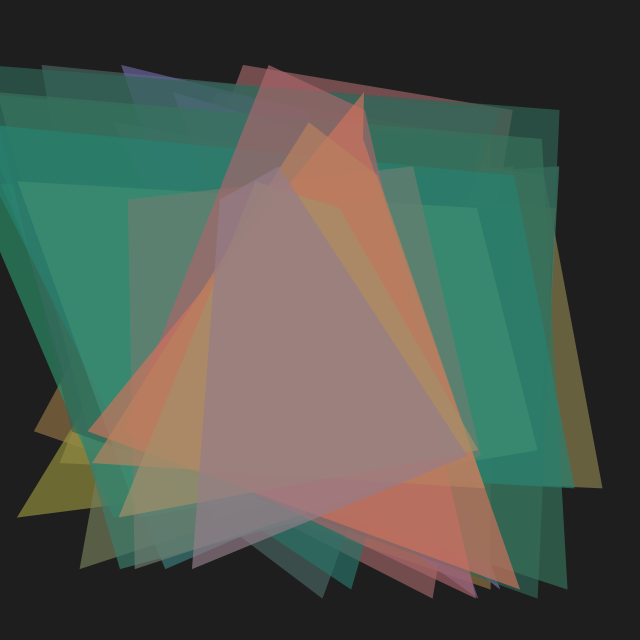
Frame 1 (no input)
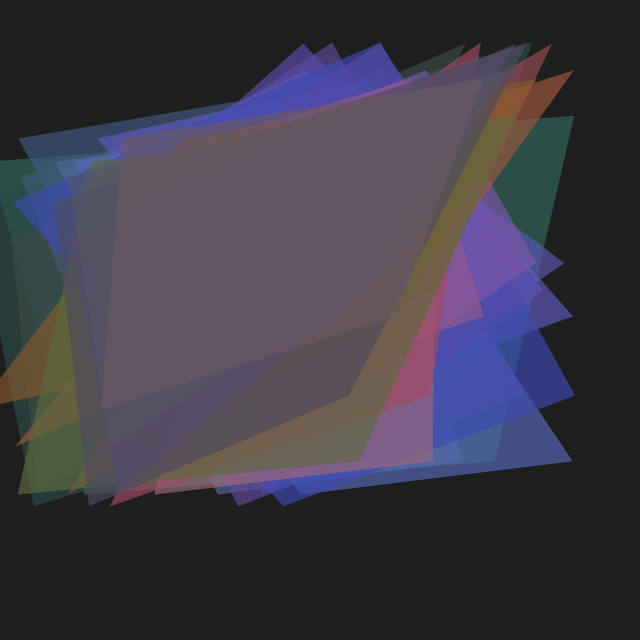
Frame 60 (the mouse pressed at the canvas centre just before this capture)
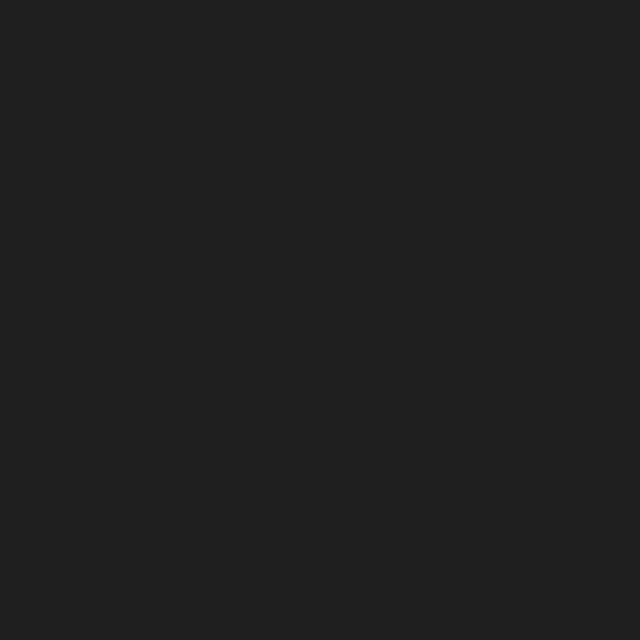
Frame 120 (the mouse held since frame 60 and released just before this capture)

The Processing sketch that drew these frames (run headless with seeded random() and noise(); from frame 60 on, the mouse is pressed at the canvas centre):

// Processing sketch: processing_157583
// ── processing_157583.pde

//Day 58 #create365

int a = 150;
int range = 300;
 
int num = 3;
float X1, X2, X3, X4;
float Y1, Y2, Y3, Y4;
float zoff = 0.0;
float zinc = 0.002;
float inc = 0.2;

void setup() {
  size(640, 640);
  background(30);
  smooth();
  X1 = random(1000);
  X2 = random(1000);
  X3 = random(1000);
  X4 = random(1000);
  Y1 = random(1000);
  Y2 = random(1000);
  Y3 = random(1000);
  Y4 = random(1000);
}

void draw() {

  background(30);
  zinc = map(mouseX, 0, width, -0.05, 0.05);
  num = ceil(abs(map(mouseY, 0, height, -5, 5)));

  float x1 = X1;
  float x2 = X2;
  float x3 = X3;
  float x4 = X4;


  for (int i = 0; i < num; i++) {

    float y1 = Y1;
    float y2 = Y2;
    float y3 = Y3;
    float y4 = Y4;


    for (int j = 0; j < num; j++) {
      x1 += inc;
      x2 += inc;
      x3 += inc;
      x4 += inc;
      y1 += inc;
      y2 += inc;
      y3 += inc;
      y4 += inc;

      float h1 = map(noise(x1, zoff), 0, 1, -range, range);
      float h2 = map(noise(x2, zoff), 0, 1, -range, range);
      float h3 = map(noise(x3, zoff), 0, 1, -range, range);
      float h4 = map(noise(x4, zoff), 0, 1, -range, range);
      float v1 = map(noise(y1, zoff), 0, 1, -range, range);
      float v2 = map(noise(y2, zoff), 0, 1, -range, range);
      float v3 = map(noise(y3, zoff), 0, 1, -range, range);
      float v4 = map(noise(y4, zoff), 0, 1, -range, range);

      float r = map(noise(x1, zoff), 0, 1, 0, 255);
      float g = map(noise(y2, zoff), 0, 1, 0, 255);
      float b = map(noise(x4, zoff), 0, 1, 0, 255);

      noStroke();
      fill(r, g, b, 170);
      pushMatrix();
      translate(width/2, height/2);
      quad(-a + h1, -a + v1, a + h2, -a+ v2, a+ h3, a + v3, -a + h4, a + v4);

      popMatrix();
    }
  }
  zoff += zinc;
}

void mouseClicked() {
  X1 = random(1000);
  X2 = random(1000);
  X3 = random(1000);
  X4 = random(1000);
  Y1 = random(1000);
  Y2 = random(1000);
  Y3 = random(1000);
  Y4 = random(1000);
}
